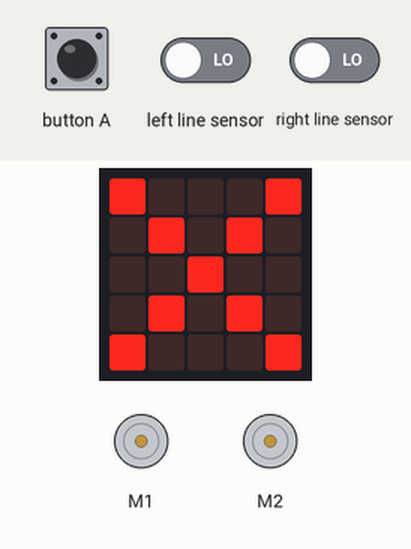
This program was run on a simulated Calliope mini (MakeCode). Parts: the board's 5×5 LED display, 2 × DC motor (green arrow = forward, orange = backward, longer = faster). The test bench sets the inputs (shaded band); at power-on: left line sensor LOW, right line sensor LOW.

Above: at 0.1 s.
2.9 s: button A pressed for 0.15 s
At 3.06 s:
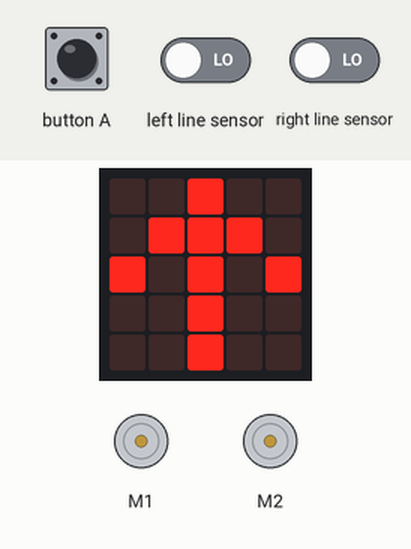
4.5 s: left line sensor driven HIGH
At 5.7 s:
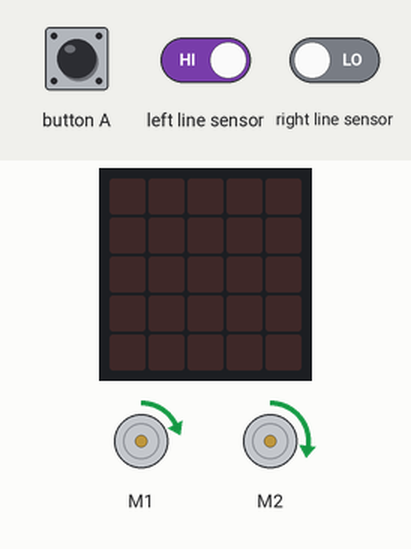
6.0 s: right line sensor driven HIGH
At 7.0 s:
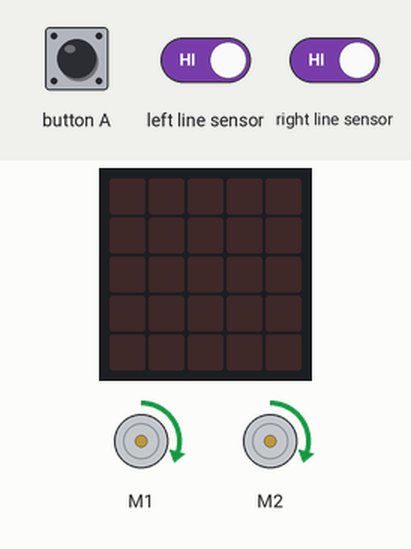
7.5 s: left line sensor driven LOW
At 8.1 s:
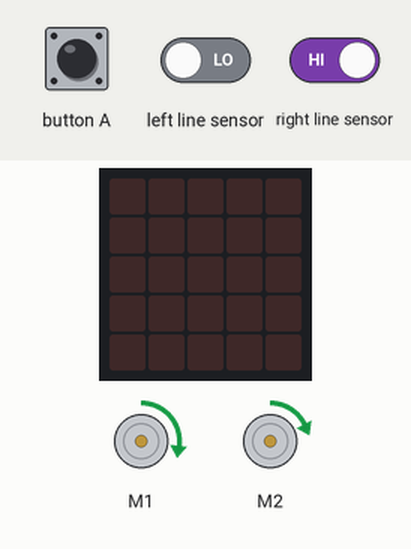
9.0 s: right line sensor driven LOW
At 10.2 s:
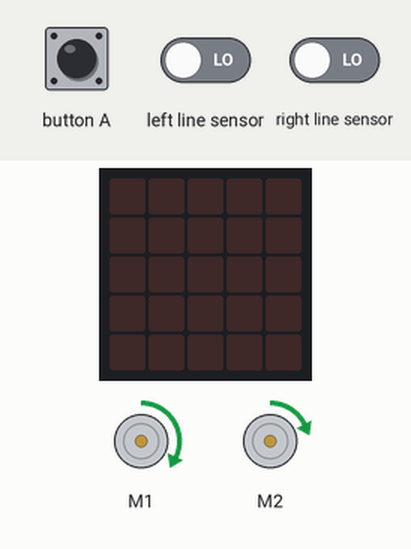
10.5 s: left line sensor driven HIGH
At 11.6 s:
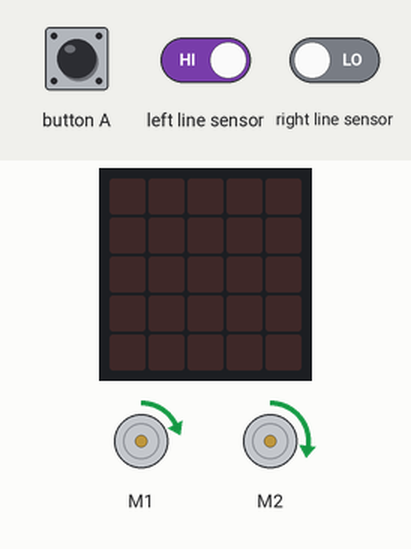
Timing chart, 0 to 13.0 s (numbered marks = the images above; inputs shaded):
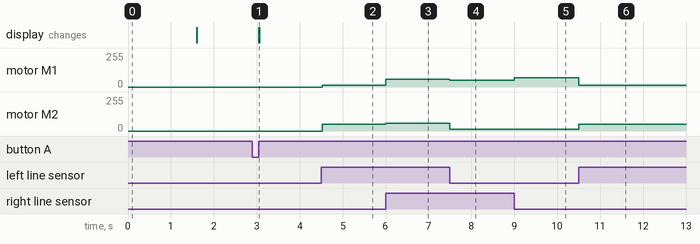

The program:

main.ts
```typescript
input.onButtonEvent(Button.A, input.buttonEventClick(), function () {
    basic.showIcon(IconNames.ArrowNorth, 1000)
    los = true
})
let los = false
basic.showIcon(IconNames.No)
basic.pause(1000)
basic.clearScreen()
let richtung = 3
basic.forever(function () {
    basic.clearScreen()
    while (los) {
        if (maqueen.readPatrol(maqueen.Patrol.PatrolLeft) == 1 && maqueen.readPatrol(maqueen.Patrol.PatrolRight) == 1) {
            richtung = 0
            maqueen.motorRun(maqueen.Motors.All, maqueen.Dir.CW, 60)
        } else if (maqueen.readPatrol(maqueen.Patrol.PatrolLeft) == 0 && maqueen.readPatrol(maqueen.Patrol.PatrolRight) == 1) {
            richtung = 1
            maqueen.motorRun(maqueen.Motors.M1, maqueen.Dir.CW, 50)
            maqueen.motorRun(maqueen.Motors.M2, maqueen.Dir.CW, 15)
        } else if (maqueen.readPatrol(maqueen.Patrol.PatrolLeft) == 1 && maqueen.readPatrol(maqueen.Patrol.PatrolRight) == 0) {
            richtung = 2
            maqueen.motorRun(maqueen.Motors.M1, maqueen.Dir.CW, 15)
            maqueen.motorRun(maqueen.Motors.M2, maqueen.Dir.CW, 50)
        } else {
            if (maqueen.readPatrol(maqueen.Patrol.PatrolLeft) == 0 && maqueen.readPatrol(maqueen.Patrol.PatrolRight) == 0 && richtung == 0) {
                maqueen.motorRun(maqueen.Motors.M2, maqueen.Dir.CW, 60)
            } else if (maqueen.readPatrol(maqueen.Patrol.PatrolLeft) == 0 && maqueen.readPatrol(maqueen.Patrol.PatrolRight) == 0 && richtung == 1) {
                maqueen.motorRun(maqueen.Motors.M1, maqueen.Dir.CW, 70)
                maqueen.motorRun(maqueen.Motors.M2, maqueen.Dir.CW, 15)
            } else if (maqueen.readPatrol(maqueen.Patrol.PatrolLeft) == 0 && maqueen.readPatrol(maqueen.Patrol.PatrolRight) == 0 && richtung == 2) {
                maqueen.motorRun(maqueen.Motors.M1, maqueen.Dir.CW, 15)
                maqueen.motorRun(maqueen.Motors.M2, maqueen.Dir.CW, 70)
            } else {

            }
        }
    }
})
```

test.ts
```typescript
// Hier kann man Tests durchführen; diese Datei wird nicht kompiliert, wenn dieses Paket als Erweiterung verwendet wird.
```

Measured:
- after the input at 2.9 s, the display: changes after 0.15 s (image 1)
- after the input at 4.5 s, motor M1: stopped → forward 15/255 at once; motor M2: stopped → forward 50/255 at once
- after the input at 6.0 s, motor M1: forward 15/255 → forward 60/255 at once; motor M2: forward 50/255 → forward 60/255 at once
- after the input at 7.5 s, motor M1: forward 60/255 → forward 50/255 at once; motor M2: forward 60/255 → forward 15/255 at once
- after the input at 9.0 s, motor M1: forward 50/255 → forward 70/255 at once
- after the input at 10.5 s, motor M1: forward 70/255 → forward 15/255 at once; motor M2: forward 15/255 → forward 50/255 at once
